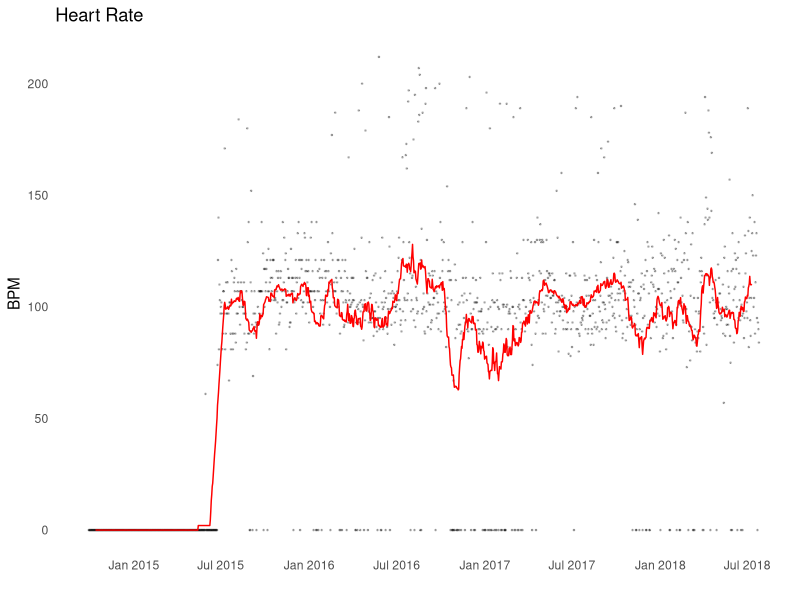

Recreate this plot in R.
library(tidyverse)
library(scales)
library(ggthemes)
library(zoo)

Data <- read.csv("data/multiple-daily-metrics.csv")
Data$date <- as.Date(Data$start, format = "%d-%b-%Y")
Data$heart_rate_count_min <- as.numeric(Data$heart_rate_count_min)
Data$heart_rate_count_min_ma <- rollmean(Data$heart_rate_count_min, k = 30, fill = NA)

Data %>% 
  ggplot() +
    geom_point(aes(date, heart_rate_count_min), alpha = 0.25, size = 0.25) +
    geom_line(aes(date, heart_rate_count_min_ma), color = 'red') +
    scale_x_date(breaks = date_breaks("6 months"),
                 labels = date_format("%b %Y")) +
    labs(title = "Heart Rate", x = "", y = "BPM", color = "Type") + 
    theme_tufte(base_family = "Helvetica", ticks=FALSE) +
    scale_colour_few()
